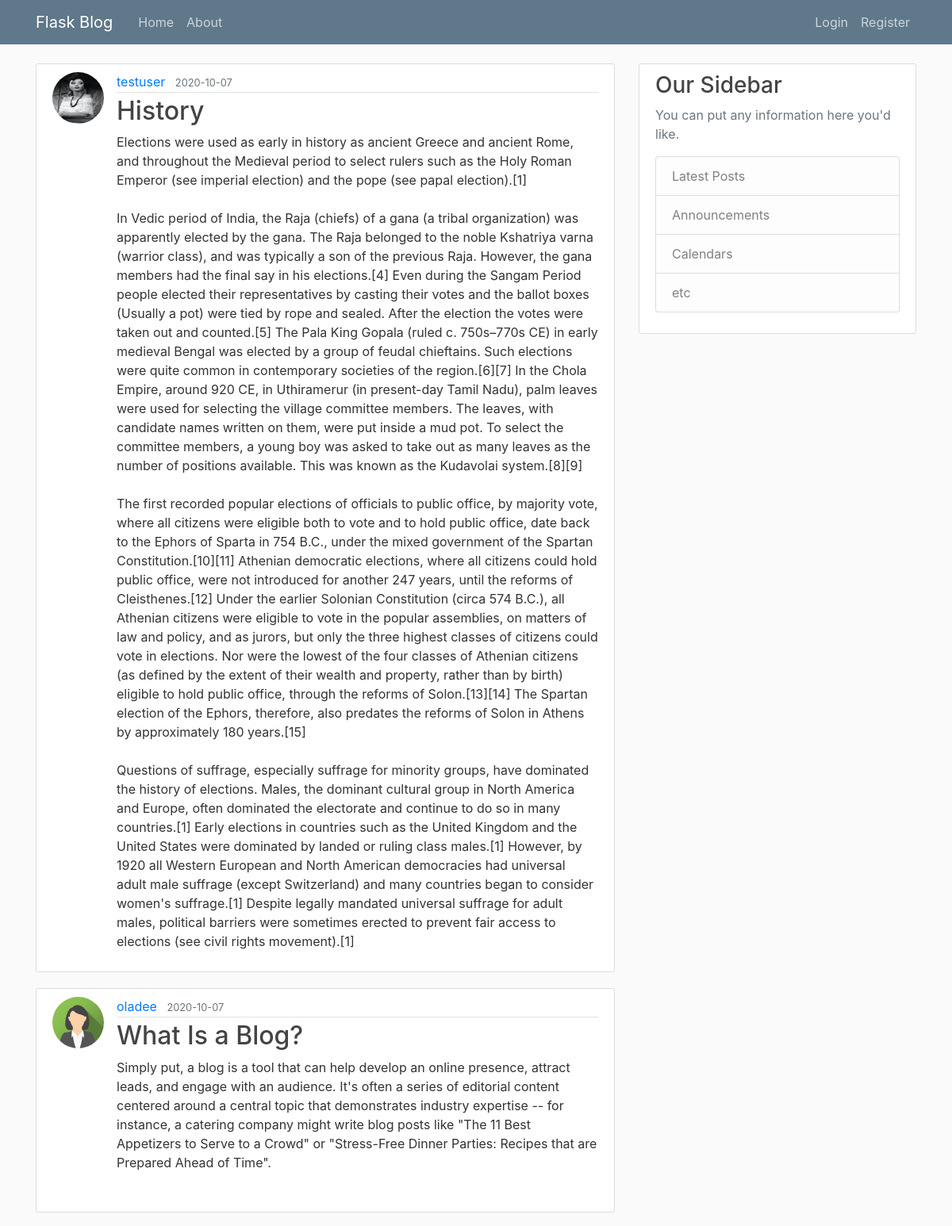
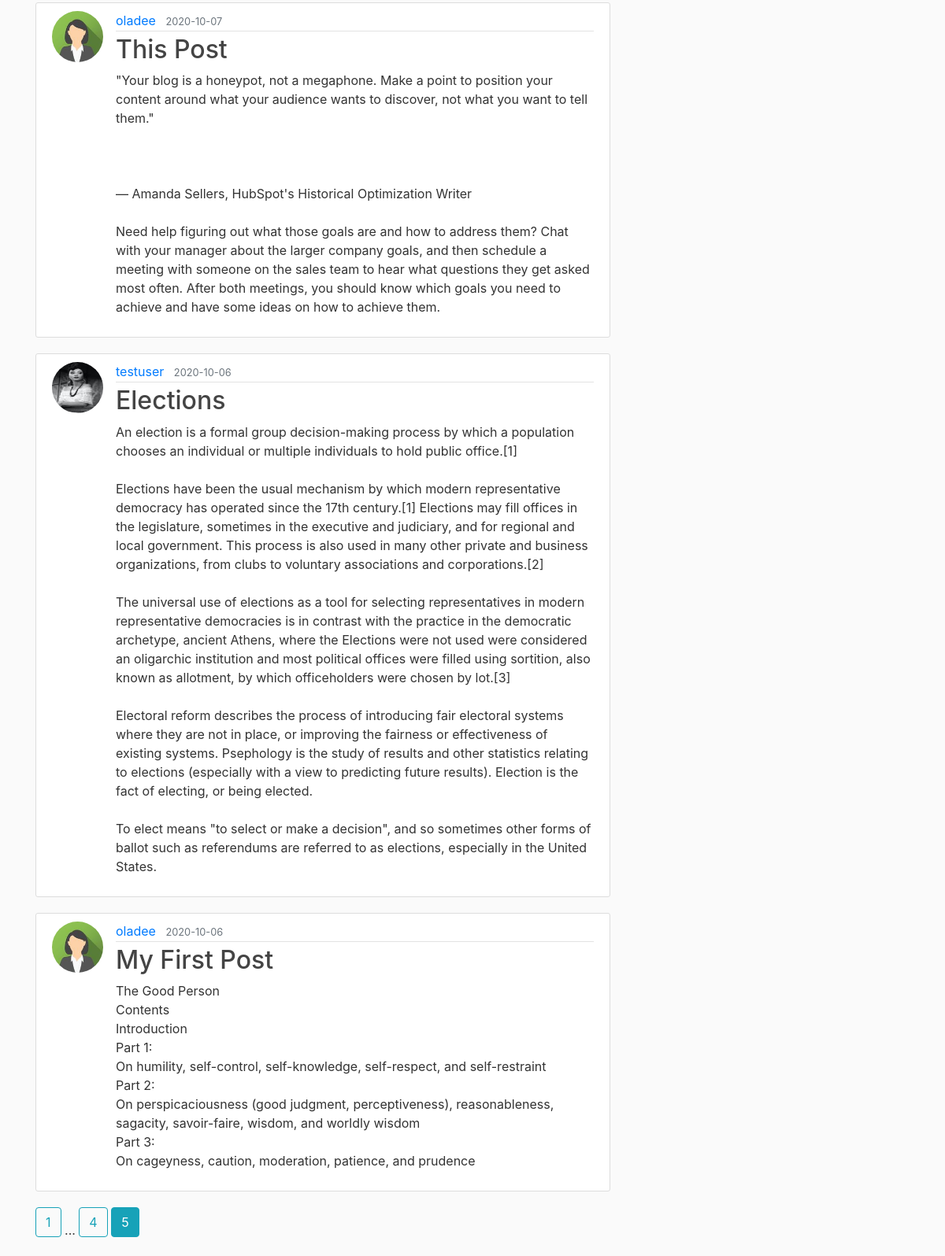
/home?page=5, run on the app's committed database (2 pictures, top to bottom).
### flaskblog/models.py (models this page shows, shortened)
class Post(db.Model):
    id = db.Column(db.Integer, primary_key=True)
    title = db.Column(db.String(100), nullable=False)
    date_posted = db.Column(db.DateTime, nullable=False, default=datetime.utcnow)
    content = db.Column(db.Text, nullable=False)
    user_id = db.Column(db.Integer, db.ForeignKey('user.id'), nullable=False)

class User(db.Model, UserMixin):
    id = db.Column(db.Integer, primary_key=True)
    username = db.Column(db.String(20), unique=True, nullable=False)
    email = db.Column(db.String(120), unique=True, nullable=False)
    image_file = db.Column(db.String(20), nullable=False, default='default.jpg')
    password = db.Column(db.String(60), nullable=False)
    posts = db.relationship('Post', backref='author', lazy=True)

### flaskblog/routes.py (the view)
@app.route("/")
@app.route("/home")
def home():
    page = request.args.get('page', 1, type=int)
    posts = Post.query.order_by(Post.date_posted.desc()).paginate(per_page=5)
    return render_template('home.html', posts=posts)

### flaskblog/templates/home.html
{% extends "layout.html" %}
{% block content %}
    {% for post in posts.items %}
        <article class="media content-section">
          <img class="rounded-circle article-img" src="{{ url_for('static', filename='images/' + post.author.image_file) }}">
          <div class="media-body">
            <div class="article-metadata">
              <a class="mr-2" href="{{ url_for('user_posts', username=post.author.username) }}">{{ post.author.username }}</a>
              <small class="text-muted">{{ post.date_posted.strftime('%Y-%m-%d') }}</small>
            </div>
            <h2><a class="article-title" href="{{ url_for('post', post_id=post.id) }}">{{ post.title }}</a></h2>
            <p class="article-content">{{ post.content }}</p>
          </div>
        </article>
    {% endfor %}
    {% for page_num in posts.iter_pages(left_edge=1, right_edge=1, left_current=1, right_current=2) %}
      {% if page_num %}
        {% if posts.page == page_num %}
          <a class="btn btn-info mb-4" href="{{ url_for('home', page=page_num) }}">{{ page_num }}</a>
        {% else %}
          <a class="btn btn-outline-info mb-4" href="{{ url_for('home', page=page_num) }}">{{ page_num }}</a>
        {% endif %}
      {% else %}
        ...
      {% endif %}
    {% endfor %}
{% endblock content %}

### flaskblog/static/main.css (style rules this page uses)
body { background: #fafafa; color: #333333; margin-top: 5rem; }
h1, h2, h3, h4, h5, h6 { color: #444444; }
.content-section { background: #ffffff; padding: 10px 20px; border: 1px solid #dddddd; border-radius: 3px; margin-bottom: 20px; }
.article-title { color: #444444; }
.article-content { white-space: pre-line; }
.article-img { height: 65px; width: 65px; margin-right: 16px; }
.article-metadata { padding-bottom: 1px; margin-bottom: 4px; border-bottom: 1px solid #e3e3e3 }

### data on the page
Post: image_file (picture), author.username "testuser", date_posted "2020-10-07", title "History", content "Elections were used as early in history as ancient Greece and ancient Rome, and throughout the Medieval period to select rulers such as the Holy Roman Emperor (see imperial election) and the pope (see papal election).[1] In Vedic period of India, the Raja (chiefs) of a gana (a tribal organization) was apparently elected by the gana. The Raja belonged to the noble Kshatriya varna (warrior class), and was typically a son of the previous Raja. However, the gana members had the final say in his elections.[4] Even during the Sangam Period people elected their representatives by casting their votes and the ballot boxes (Usually a pot) were tied by rope and sealed. After the election the votes…"
Post: image_file (picture), author.username "oladee", date_posted "2020-10-07", title "What Is a Blog?", content "Simply put, a blog is a tool that can help develop an online presence, attract leads, and engage with an audience. It's often a series of editorial content centered around a central topic that demonstrates industry expertise -- for instance, a catering company might write blog posts like \"The 11 Best Appetizers to Serve to a Crowd\" or \"Stress-Free Dinner Parties: Recipes that are Prepared Ahead of Time\"."
Post: image_file (picture), author.username "oladee", date_posted "2020-10-07", title "This Post", content "\"Your blog is a honeypot, not a megaphone. Make a point to position your content around what your audience wants to discover, not what you want to tell them.\" — Amanda Sellers, HubSpot's Historical Optimization Writer Need help figuring out what those goals are and how to address them? Chat with your manager about the larger company goals, and then schedule a meeting with someone on the sales team to hear what questions they get asked most often. After both meetings, you should know which goals you need to achieve and have some ideas on how to achieve them."
Post: image_file (picture), author.username "testuser", date_posted "2020-10-06", title "Elections", content "An election is a formal group decision-making process by which a population chooses an individual or multiple individuals to hold public office.[1] Elections have been the usual mechanism by which modern representative democracy has operated since the 17th century.[1] Elections may fill offices in the legislature, sometimes in the executive and judiciary, and for regional and local government. This process is also used in many other private and business organizations, from clubs to voluntary associations and corporations.[2] The universal use of elections as a tool for selecting representatives in modern representative democracies is in contrast with the practice in the democratic…"
Post: image_file (picture), author.username "oladee", date_posted "2020-10-06", title "My First Post", content "The Good Person Contents Introduction Part 1: On humility, self-control, self-knowledge, self-respect, and self-restraint Part 2: On perspicaciousness (good judgment, perceptiveness), reasonableness, sagacity, savoir-faire, wisdom, and worldly wisdom Part 3: On cageyness, caution, moderation, patience, and prudence"

### other printed values
{{ page_num }} "1" "4"
{{ page_num }} "5"
